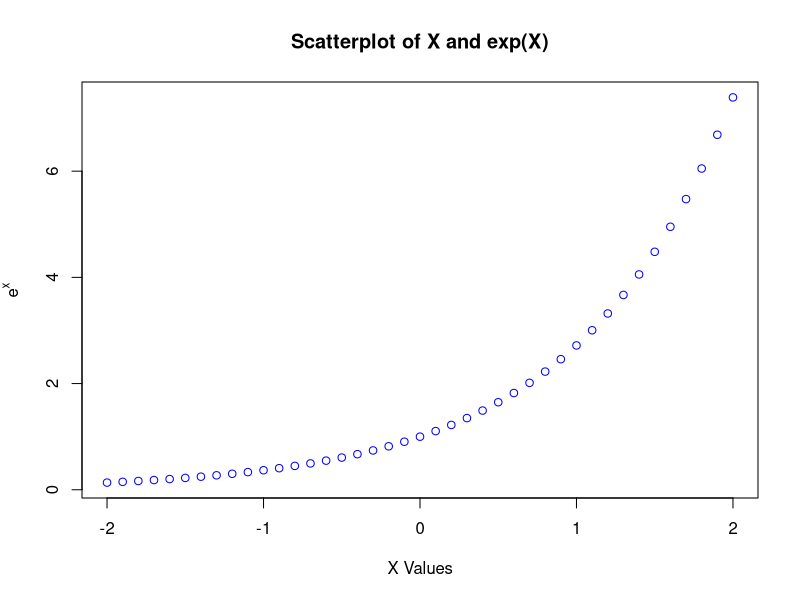
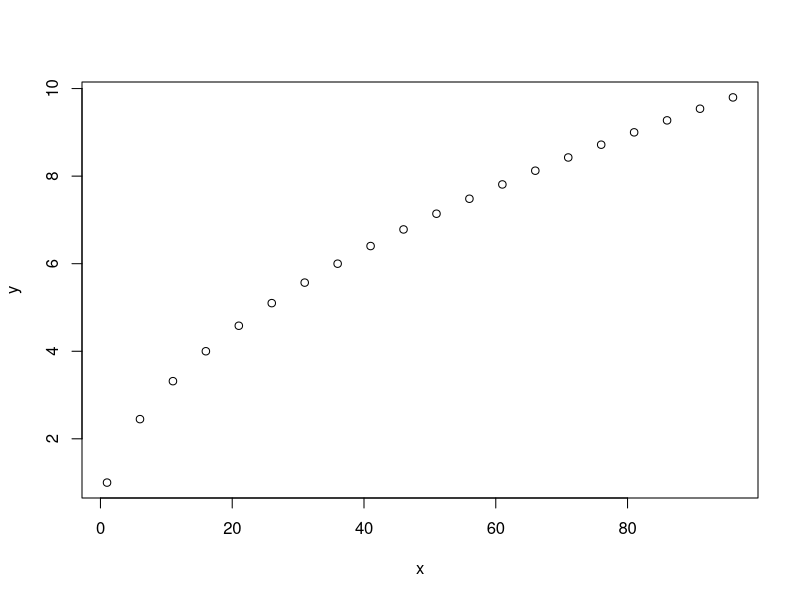
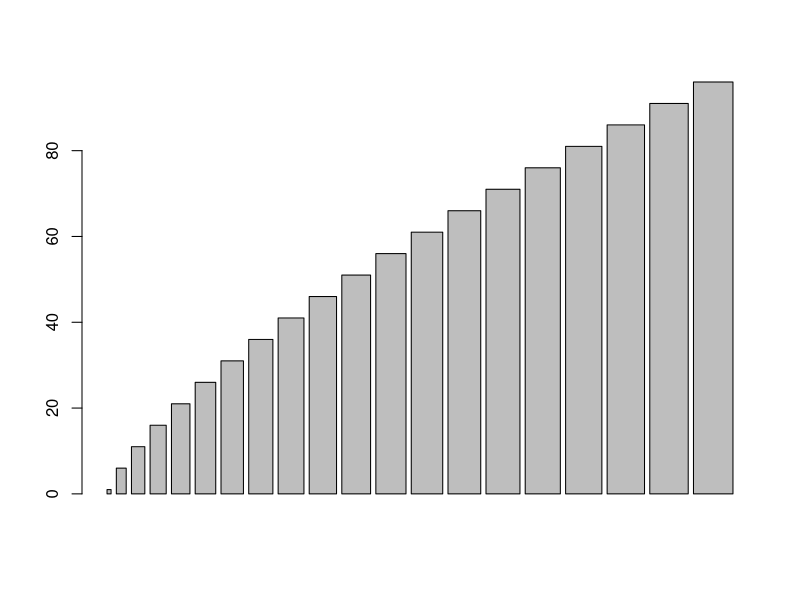

Here is the R script that generated these plots, in order:


l1a<-1:10
l1b<-seq(from=1, to=10, by=10)
l2a<-1:12
l2a[-c(1,3:6,8:11)]
l2b<-seq(from=2, to=12, by=5)

mymat<-matrix(0, 4, 2)
vet<-c(3,6)
mymat[2]<-vet
mymat

x<-seq(from=-pi, to=pi, length.out = 20)
y<-sin(x)

set.seed(123)
mat<-matrix(sample(-5:5, size=4*6, replace = TRUE), nrow=4, ncol=6)

mat_pos<-abs(mat)

x <- seq(-2,2,0.1)
plot(x=x, y=exp(x),
     xlab = "X Values",
     ylab = expression(e^x),
     main = "Scatterplot of X and exp(X)",
     col = "blue")


x <- seq(1,100,5)
y<-sqrt(x)
plot(x,y)
barplot(x,y)